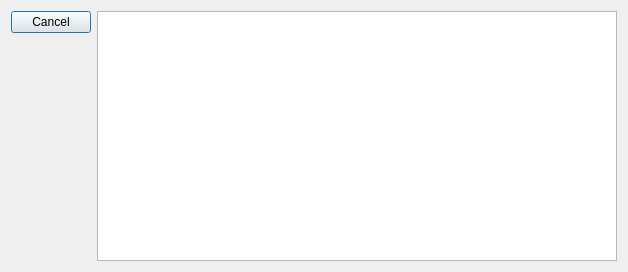
<?xml version="1.0" encoding="UTF-8"?>
<ui version="4.0">
 <class>DialogProfile</class>
 <widget class="QDialog" name="DialogProfile">
  <property name="geometry">
   <rect>
    <x>0</x>
    <y>0</y>
    <width>628</width>
    <height>272</height>
   </rect>
  </property>
  <property name="windowTitle">
   <string>Charger, editer ou supprimer un profil</string>
  </property>
  <property name="modal">
   <bool>true</bool>
  </property>
  <layout class="QHBoxLayout" name="horizontalLayout">
   <item>
    <widget class="QDialogButtonBox" name="buttonBox">
     <property name="orientation">
      <enum>Qt::Vertical</enum>
     </property>
     <property name="standardButtons">
      <set>QDialogButtonBox::Cancel</set>
     </property>
     <property name="centerButtons">
      <bool>false</bool>
     </property>
    </widget>
   </item>
   <item>
    <widget class="QTableWidget" name="tableWidgetProfil">
     <property name="sizePolicy">
      <sizepolicy hsizetype="Expanding" vsizetype="Expanding">
       <horstretch>0</horstretch>
       <verstretch>0</verstretch>
      </sizepolicy>
     </property>
     <property name="alternatingRowColors">
      <bool>true</bool>
     </property>
     <property name="selectionMode">
      <enum>QAbstractItemView::SingleSelection</enum>
     </property>
     <property name="selectionBehavior">
      <enum>QAbstractItemView::SelectRows</enum>
     </property>
     <property name="sortingEnabled">
      <bool>true</bool>
     </property>
     <property name="columnCount">
      <number>0</number>
     </property>
     <attribute name="horizontalHeaderStretchLastSection">
      <bool>true</bool>
     </attribute>
     <attribute name="verticalHeaderVisible">
      <bool>false</bool>
     </attribute>
    </widget>
   </item>
  </layout>
 </widget>
 <resources/>
 <connections>
  <connection>
   <sender>buttonBox</sender>
   <signal>accepted()</signal>
   <receiver>DialogProfile</receiver>
   <slot>accept()</slot>
   <hints>
    <hint type="sourcelabel">
     <x>248</x>
     <y>254</y>
    </hint>
    <hint type="destinationlabel">
     <x>157</x>
     <y>274</y>
    </hint>
   </hints>
  </connection>
  <connection>
   <sender>buttonBox</sender>
   <signal>rejected()</signal>
   <receiver>DialogProfile</receiver>
   <slot>reject()</slot>
   <hints>
    <hint type="sourcelabel">
     <x>316</x>
     <y>260</y>
    </hint>
    <hint type="destinationlabel">
     <x>286</x>
     <y>274</y>
    </hint>
   </hints>
  </connection>
 </connections>
</ui>
